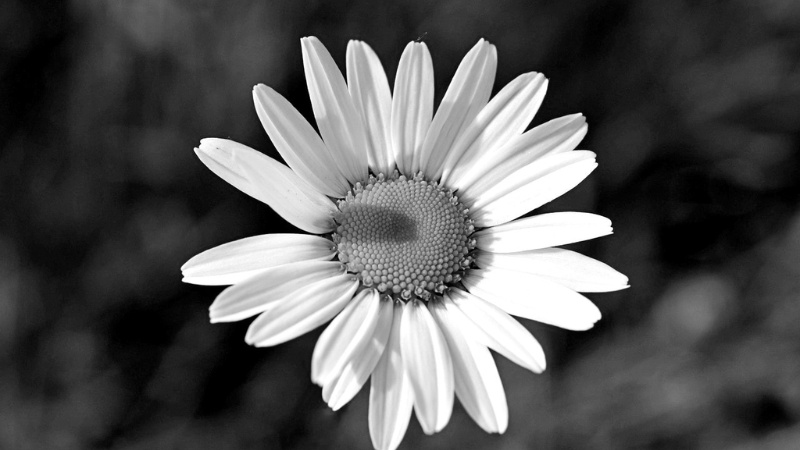
#> input picture Lab3/dt.jpg, 800 x 450 px, found by its file name
$ jupyter execute lab3.ipynb
#> lines starting #> are read from the running program, lines starting #| are printed output that depends on the picture
[cell 1]
## 1.1 Biến đổi cường độ ảnh

from PIL import Image
import math
import scipy
import numpy as np
import imageio.v2 as iio
import matplotlib.pylab as plt

img = Image.open('dt.jpg').convert('L')
im_l = np.asarray(img)
im_2 = 255-im_l
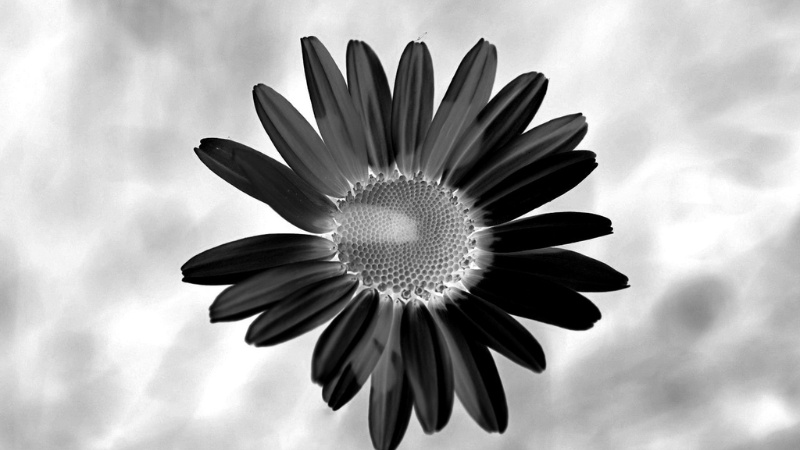
#> im_2: shape (450, 800); min 0, max 255, mean 168.2
new_img = Image.fromarray(im_2)
img.show()
plt.imshow(new_img)
plt.show()

[cell 2]
## 1.2 Thay đổi chất lượng ảnh với power law
from PIL import Image
import math
import scipy
import numpy as np
import imageio.v2 as iio
import matplotlib.pyplot as plt

img = Image.open('dt.jpg').convert('L')
im_l = np.asarray(img)
gamma = 0.5
b1 = im_l.astype(float)
b2 = np.max(b1)
#> b2 = 255
b1[b1 == 0] = 1e-5
#> b1: shape (450, 800) float64; min 1e-05, max 255, mean 86.8
b3 = b1 / b2
b3 = np.log(b3) * gamma
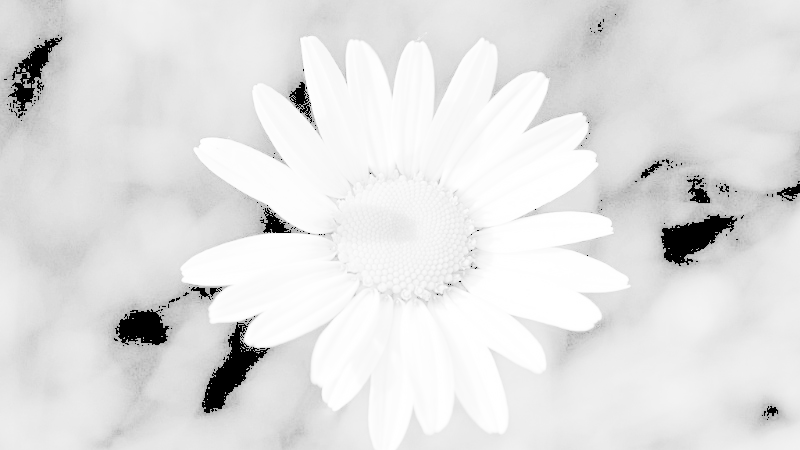
#> b3: shape (450, 800) float64; min -8.53, max 0, mean -0.953; drawn with min black and max white
c = np.exp(b3) * 255.0
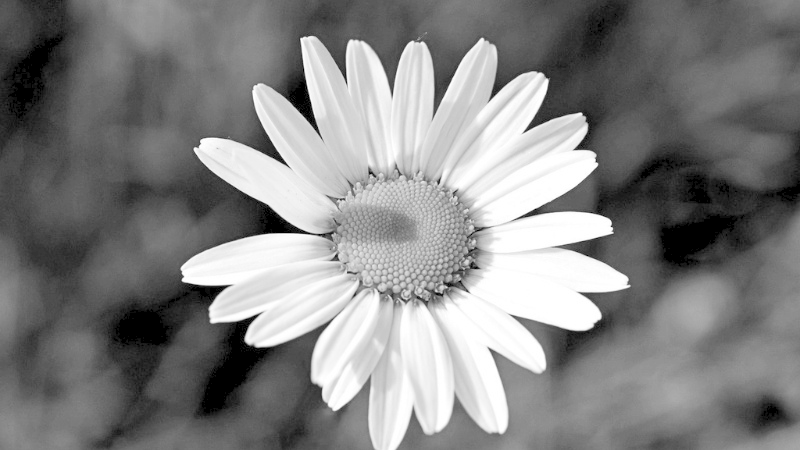
#> c: shape (450, 800) float64; min 0.0505, max 255, mean 131.4
c1 = np.clip(c, 0, 255).astype(np.uint8)
d = Image.fromarray(c1, mode='L')
img.show()
d.show()
plt.imshow(d, cmap='gray')
plt.show()

[cell 3]
## 1.3 thay đổi cường độ điểm ảnh
from PIL import Image
import math
import scipy
import numpy as np
import imageio.v2 as iio
import matplotlib.pyplot as plt

img = Image.open('dt.jpg').convert('L')
im_l = np.asarray(img)
b1 = im_l.astype(float)
b2 = np.max(b1)
c = (128.0 * np.log(1 + b1)) / np.log(1 + b2)
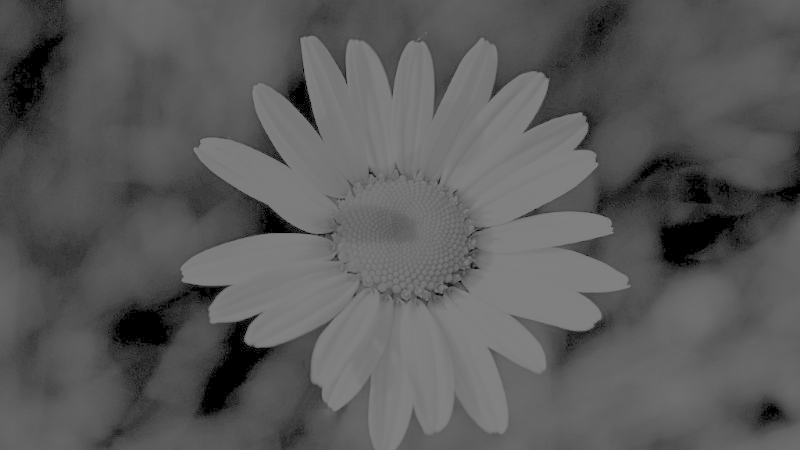
#> c: shape (450, 800) float64; min 0, max 128, mean 90.7
c1 = np.clip(c, 0, 255).astype(np.uint8)
d = Image.fromarray(c1)
img.show()
d.show()
plt.imshow(d, cmap='gray')
plt.show()

[cell 4]
## 1.4 Histogram equalization
from PIL import Image
import math
import scipy
import numpy as np
import imageio.v2 as iio
import matplotlib.pyplot as plt

img = Image.open('dt.jpg').convert('L')
im1 = np.asarray(img)
b1 = im1.flatten()
hist, bins = np.histogram(im1, 256, [0, 255])
#> hist = 256 values, max 13294 at index 255, min 179 at index 123, mean 1406.2; bins = 257 values from 0 to 255
cdf = hist.cumsum()
#> cdf = 256 values from 8046 to 360000
cdf_m = np.ma.masked_equal(cdf, 0)
num_cdf = (cdf_m - cdf_m.min()) * 255
den_cdf = cdf_m.max() - cdf_m.min()
#> den_cdf = 351954
cdf_m = num_cdf / den_cdf
cdf_final = np.ma.filled(cdf_m, 0).astype('uint8')
#> cdf_final = 256 values from 0 to 255
im2 = cdf_final[b1]
im3 = im2.reshape(im1.shape)
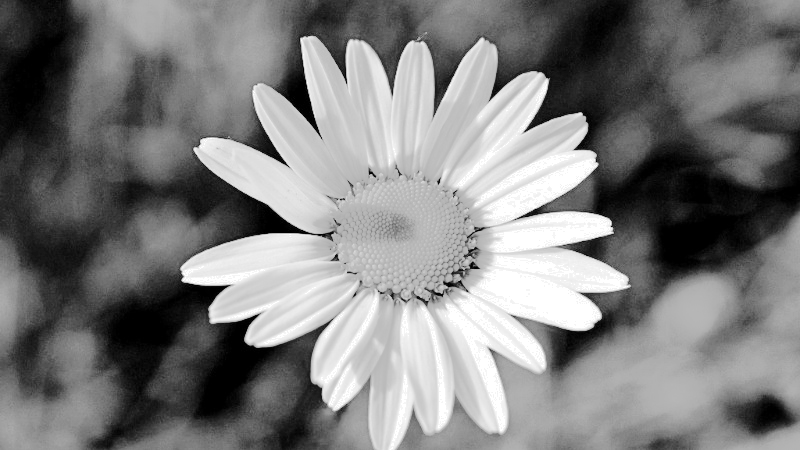
#> im3: shape (450, 800); min 0, max 255, mean 125.2
im4 = Image.fromarray(im3)

img.show()
im4.show()
plt.imshow(im4, cmap='gray')
plt.show()

[cell 5]
## 1.5 Thay đổi với Contrast stretching
from PIL import Image
import math
import scipy
import numpy as np
import imageio.v2 as iio
import matplotlib.pyplot as plt

img = Image.open('dt.jpg').convert('L')
im1 = np.asarray(img)
b = im1.max()
#> b = 255
a = im1.min()
#> a = 0
print(a, b)
#| 0 255
c = im1.astype(float)
im2 = 255 * (c - a) / (b - a)
im3 = Image.fromarray(im2.astype(np.uint8))
img.show()
im3.show()

plt.imshow(im3, cmap='gray')
plt.show()

[cell 6]
##1.6.1 biến đổi ảnh với fast fourier
from PIL import Image
import math
import scipy
import numpy as np
import imageio.v2 as iio
import matplotlib.pyplot as plt

img = Image.open('dt'
'.jpg').convert('L')
im1 = np.asarray(img)
c = abs(scipy.fftpack.fft2(im1))
d = scipy.fftpack.fftshift(c)
d = d.astype(float)
im3 = Image.fromarray(d.astype(np.uint8))
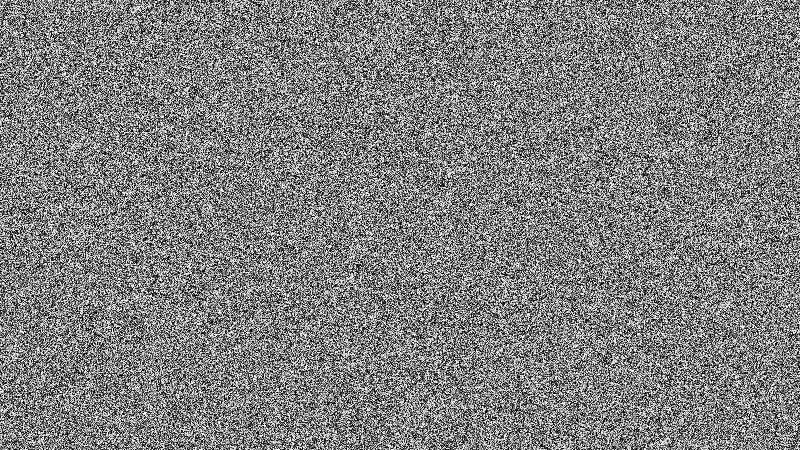
#> im3: PIL image 800x450 L; min 0, max 255, mean 127.4

img.show()
im3.show()
plt.imshow(im3, cmap='gray')
plt.show()

[cell 7]
## 1.6.2 Lọc ảnh trong miền tần suất
from PIL import Image
import math
import scipy
import numpy as np
import imageio.v2 as iio
import matplotlib.pyplot as plt

img = Image.open('dt.jpg').convert('L')
im1 = np.asarray(img)
b = abs(scipy.fftpack.fft2(im1))
d = scipy.fftpack.fftshift(b)
M = d.shape[0]
#> M = 450
N = d.shape[1]
#> N = 800
H = np.ones((M, N))

center1 = M / 2
#> center1 = 225
center2 = N / 2
#> center2 = 400

d_0 = 30.0
t1 = 1
t2 = 2 * t1

for i in range(1, M):
    for j in range(1, N):
        z1 = (i - center1) ** 2 + (j - center2) ** 2
        r1 = math.sqrt(z1)
        if r1 > d_0:
            H[i, j] = 1 / (1 + (r1 / d_0) ** t1)
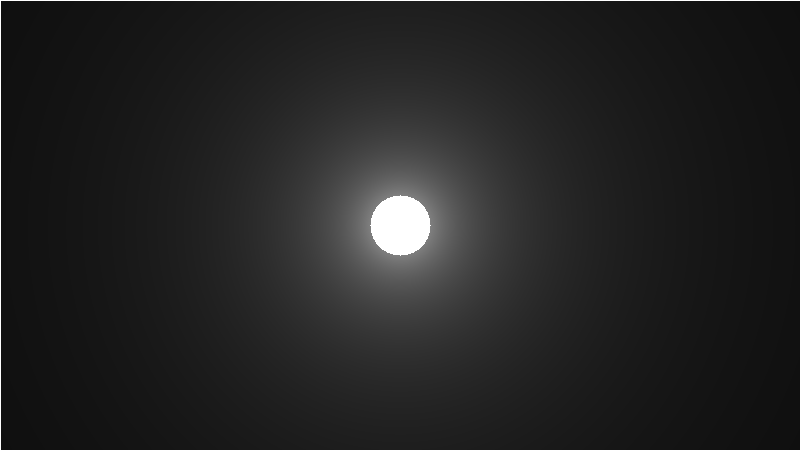
#> H: shape (450, 800) float64; min 0.0615, max 1, mean 0.14

H = H.astype(float)
h = Image.fromarray(H)
con = d * H
e = abs(scipy.fftpack.ifft2(con))
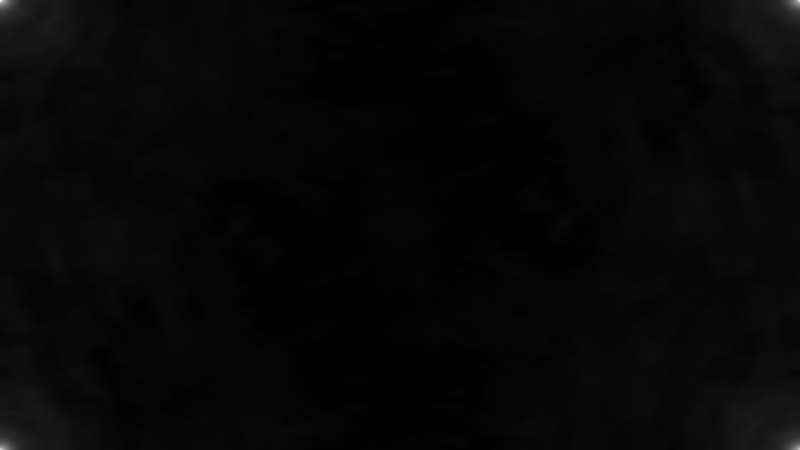
#> e: shape (450, 800) float64; min 0.000157, max 3213.5, mean 87.4; drawn with min black and max white
e = e.astype(float)
im3 = Image.fromarray(e.astype(np.uint8))
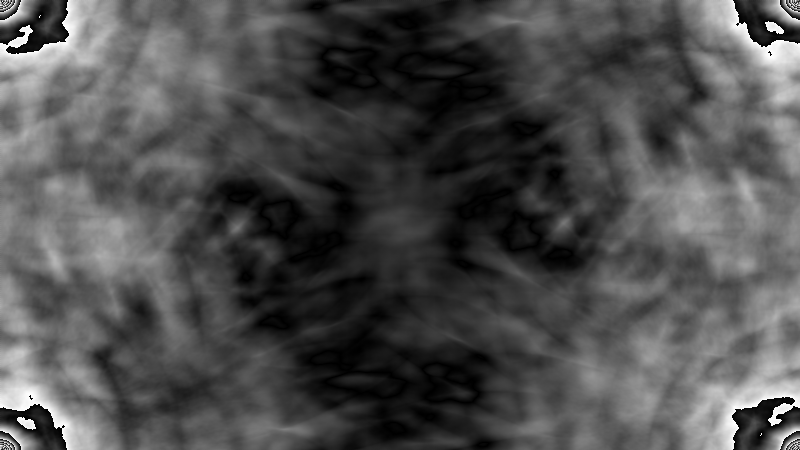
#> im3: PIL image 800x450 L; min 0, max 255, mean 77.8
img.show()
h.show()
im3.show()
plt.imshow(im3, cmap='gray')
plt.show()

[cell 8]
##1.7 butterworth highpass Filter
from PIL import Image
import math
import scipy
import numpy as np
import imageio.v2 as iio
import matplotlib.pyplot as plt

img = Image.open('dt.jpg').convert('L')
im1 = np.asarray(img)
b = abs(scipy.fftpack.fft2(im1))
d = scipy.fftpack.fftshift(b)
M = d.shape[0]
N = d.shape[1]
H = np.ones((M, N))

center1 = M / 2
center2 = N / 2
d_0 = 30.0
t1 = 1
t2 = 2 * t1
for i in range(1, M):
    for j in range(1, N):
        z1 = (i - center1) ** 2 + (j - center2) ** 2
        r1 = math.sqrt(z1)
        if r1 > 0:
            H[i, j] = 1 / (1 + (r1 / d_0) ** t2)
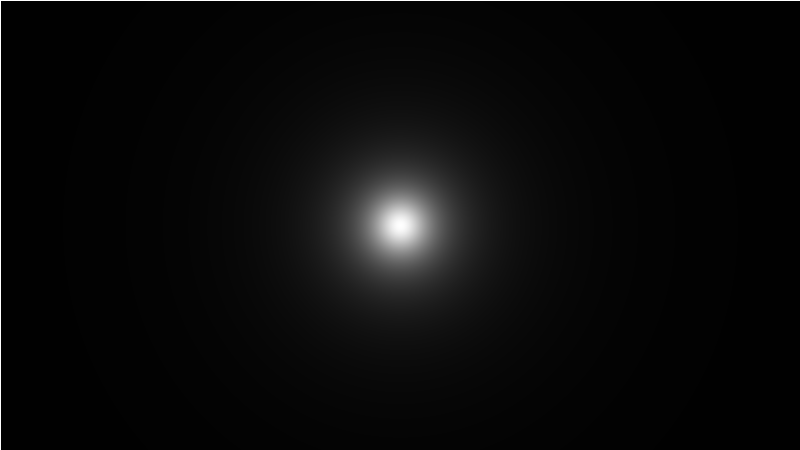
#> H: shape (450, 800) float64; min 0.00428, max 1, mean 0.0406
H = H.astype(float)
h = Image.fromarray(H)
con = d * H
e = abs(scipy.fftpack.ifft2(con))
e = e.astype(float)
im3 = Image.fromarray(e.astype(np.uint8))
img.show()
h.show()
im3.show()
plt.imshow(im3, cmap='gray')
plt.show()

$ run again, with Lab3/balloons_noisy.png saved as Lab3/dt.jpg
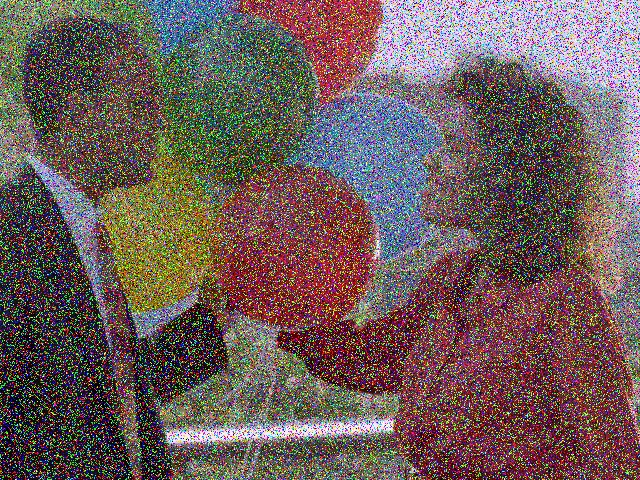
#> input picture Lab3/balloons_noisy.png, 640 x 480 px, found by its file name
#> b2 = 255
#> hist = 256 values, max 2363 at index 60, min 1 at index 255, mean 1200; bins = 257 values from 0 to 255
#> cdf = 256 values from 10 to 307200
#> den_cdf = 307190
#> cdf_final = 256 values from 0 to 255
#> `im3 = im2.reshape(im1.shape)`:
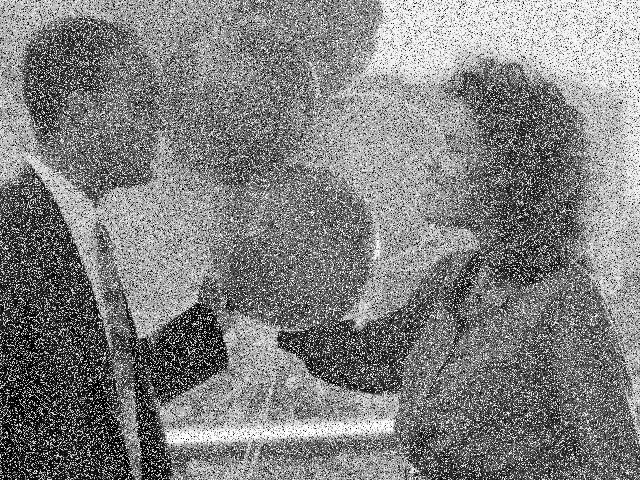
#> im3: shape (480, 640); min 0, max 255, mean 127.6
#> b = 255
#> a = 0
#| 0 255
#> after the loop `for i in range(1, M):`:
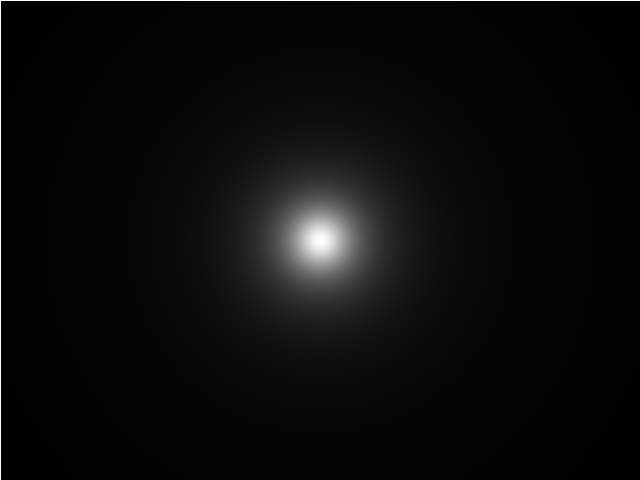
#> H: shape (480, 640) float64; min 0.00563, max 1, mean 0.0464
